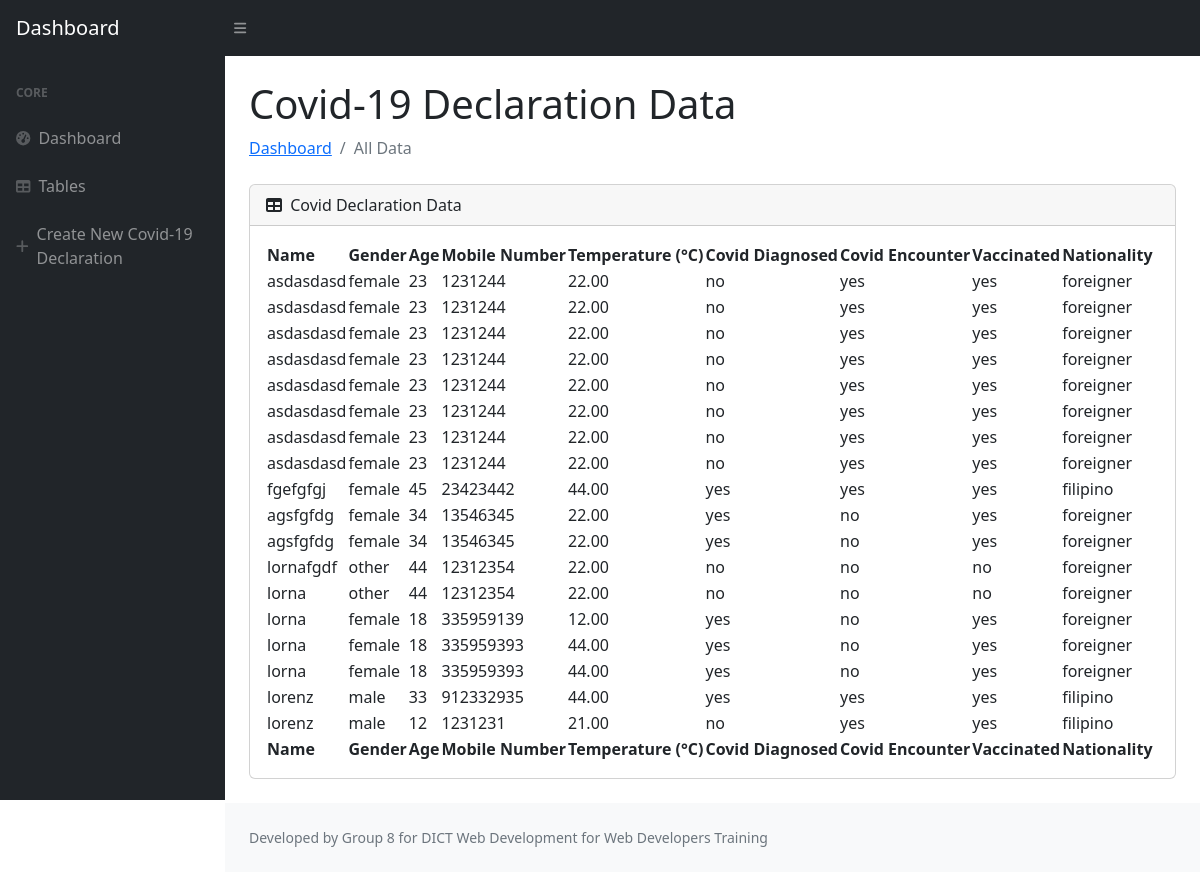
/tables.php, run on the app's committed database.
### tables this page shows
CREATE TABLE IF NOT EXISTS `declarations` (
  `id` int NOT NULL AUTO_INCREMENT,
  `full_name` varchar(255) NOT NULL,
  `gender` varchar(255) NOT NULL,
  `age` int NOT NULL DEFAULT '0',
  `mobile_num` int NOT NULL,
  `body_temp` decimal(5,2) NOT NULL,
  `covid_diagnosed` varchar(255) NOT NULL,
  `covid_encounter` varchar(255) NOT NULL,
  `vaccinated` varchar(50) NOT NULL,
  `nationality` varchar(50) NOT NULL,
  PRIMARY KEY (`id`)
);

### tables.php (the view, shortened to what this page needs)
<?php
$host = "sql105.infinityfree.com";
$username = "if0_35099791";
$password = "uq5qlxmijKbkzD";
$database = "if0_35099791_covid_declaration";
$conn = new mysqli($host, $username, $password, $database);
$sql = "SELECT * FROM declarations ORDER BY id DESC";
$result = $conn->query($sql);
?>
<!DOCTYPE html>
<html lang="en">
    <head>
        <link href="https://cdn.jsdelivr.net/npm/simple-datatables@7.1.2/dist/style.min.css" rel="stylesheet" />
        <link href="css/styles.css" rel="stylesheet" />
    </head>
    <body class="sb-nav-fixed">
        <nav class="sb-topnav navbar navbar-expand navbar-dark bg-dark">
            <a class="navbar-brand ps-3" href="index.php">Dashboard</a>
            <button class="btn btn-link btn-sm order-1 order-lg-0 me-4 me-lg-0" id="sidebarToggle" href="#!"><i class="fas fa-bars"></i></button>
        </nav>
        <div id="layoutSidenav">
            <div id="layoutSidenav_nav">
                <nav class="sb-sidenav accordion sb-sidenav-dark" id="sidenavAccordion">
                    <div class="sb-sidenav-menu">
                        <div class="nav">
                            <div class="sb-sidenav-menu-heading">Core</div>
                            <a class="nav-link" href="index.php">
                                <div class="sb-nav-link-icon"><i class="fas fa-tachometer-alt"></i></div>
                                Dashboard
                            </a>
                            <a class="nav-link" href="tables.php">
                                <div class="sb-nav-link-icon"><i class="fas fa-table"></i></div>
                                Tables
                            </a>
                            <a class="nav-link" href="entryform.php">
                                <div class="sb-nav-link-icon"><i class="fa-solid fa-plus"></i></i></div>
                                Create New Covid-19 Declaration
                            </a>
                        </div>
                    </div>
                </nav>
            </div>
            <div id="layoutSidenav_content">
                <main>
                    <div class="container-fluid px-4">
                        <h1 class="mt-4">Covid-19 Declaration Data</h1>
                        <ol class="breadcrumb mb-4">
                            <li class="breadcrumb-item"><a href="index.php">Dashboard</a></li>
                            <li class="breadcrumb-item active">All Data</li>
                        </ol>
                        <div class="card mb-4">
                            <div class="card-header">
                                <i class="fas fa-table me-1"></i>
                                Covid Declaration Data
                            </div>
                            <div class="card-body">
                                <table id="datatablesSimple">
                                    <thead>
                                        <tr>
                                            <th>Name</th>
											<th>Gender</th>
											<th>Age</th>
											<th>Mobile Number</th>
											<th>Temperature (°C)</th>
											<th>Covid Diagnosed</th>
											<th>Covid Encounter</th>
											<th>Vaccinated</th>
											<th>Nationality</th>
                                        </tr>
                                    </thead>
                                    <tfoot>
                                        <tr>
                                            <th>Name</th>
											<th>Gender</th>
											<th>Age</th>
											<th>Mobile Number</th>
											<th>Temperature (°C)</th>
											<th>Covid Diagnosed</th>
											<th>Covid Encounter</th>
											<th>Vaccinated</th>
											<th>Nationality</th>
                                        </tr>
                                    </tfoot>
                                    <tbody>
                                         <?php
										if ($result->num_rows > 0) {
											while ($row = $result->fetch_assoc()) {
												echo "<tr>";
												echo "<td>" . $row['full_name'] . "</td>";
												echo "<td>" . $row['gender'] . "</td>";
												echo "<td>" . $row['age'] . "</td>";
												echo "<td>" . $row['mobile_num'] . "</td>";
												echo "<td>" . $row['body_temp'] . "</td>";
												echo "<td>" . $row['covid_diagnosed'] . "</td>";
												echo "<td>" . $row['covid_encounter'] . "</td>";
												echo "<td>" . $row['vaccinated'] . "</td>";
												echo "<td>" . $row['nationality'] . "</td>";
												echo "</tr>";
											}
										} else {
											echo "<tr><td colspan='7'>No declarations found.</td></tr>";
										}
										?>
                                    </tbody>
                                </table>
                            </div>
                        </div>
                    </div>
                </main>
                <footer class="py-4 bg-light mt-auto">
                    <div class="container-fluid px-4">
                        <div class="d-flex align-items-center justify-content-between small">
                            <div class="text-muted">Developed by Group 8 for DICT Web Development for Web Developers Training</div>
                        </div>
                    </div>
                </footer>
            </div>
        </div>
    </body>
</html>

### data on the page
declarations: full_name "asdasdasd", gender "female", age "23", mobile_num "1231244", body_temp "22.00", covid_diagnosed "no", covid_encounter "yes", vaccinated "yes", nationality "foreigner"
declarations: full_name "asdasdasd", gender "female", age "23", mobile_num "1231244", body_temp "22.00", covid_diagnosed "no", covid_encounter "yes", vaccinated "yes", nationality "foreigner"
declarations: full_name "asdasdasd", gender "female", age "23", mobile_num "1231244", body_temp "22.00", covid_diagnosed "no", covid_encounter "yes", vaccinated "yes", nationality "foreigner"
declarations: full_name "asdasdasd", gender "female", age "23", mobile_num "1231244", body_temp "22.00", covid_diagnosed "no", covid_encounter "yes", vaccinated "yes", nationality "foreigner"
declarations: full_name "asdasdasd", gender "female", age "23", mobile_num "1231244", body_temp "22.00", covid_diagnosed "no", covid_encounter "yes", vaccinated "yes", nationality "foreigner"
declarations: full_name "asdasdasd", gender "female", age "23", mobile_num "1231244", body_temp "22.00", covid_diagnosed "no", covid_encounter "yes", vaccinated "yes", nationality "foreigner"
declarations: full_name "asdasdasd", gender "female", age "23", mobile_num "1231244", body_temp "22.00", covid_diagnosed "no", covid_encounter "yes", vaccinated "yes", nationality "foreigner"
declarations: full_name "asdasdasd", gender "female", age "23", mobile_num "1231244", body_temp "22.00", covid_diagnosed "no", covid_encounter "yes", vaccinated "yes", nationality "foreigner"
declarations: full_name "fgefgfgj", gender "female", age "45", mobile_num "23423442", body_temp "44.00", covid_diagnosed "yes", covid_encounter "yes", vaccinated "yes", nationality "filipino"
declarations: full_name "agsfgfdg", gender "female", age "34", mobile_num "13546345", body_temp "22.00", covid_diagnosed "yes", covid_encounter "no", vaccinated "yes", nationality "foreigner"
declarations: full_name "agsfgfdg", gender "female", age "34", mobile_num "13546345", body_temp "22.00", covid_diagnosed "yes", covid_encounter "no", vaccinated "yes", nationality "foreigner"
declarations: full_name "lornafgdf", gender "other", age "44", mobile_num "12312354", body_temp "22.00", covid_diagnosed "no", covid_encounter "no", vaccinated "no", nationality "foreigner"
declarations: full_name "lorna", gender "other", age "44", mobile_num "12312354", body_temp "22.00", covid_diagnosed "no", covid_encounter "no", vaccinated "no", nationality "foreigner"
declarations: full_name "lorna", gender "female", age "18", mobile_num "335959139", body_temp "12.00", covid_diagnosed "yes", covid_encounter "no", vaccinated "yes", nationality "foreigner"
declarations: full_name "lorna", gender "female", age "18", mobile_num "335959393", body_temp "44.00", covid_diagnosed "yes", covid_encounter "no", vaccinated "yes", nationality "foreigner"
declarations: full_name "lorna", gender "female", age "18", mobile_num "335959393", body_temp "44.00", covid_diagnosed "yes", covid_encounter "no", vaccinated "yes", nationality "foreigner"
declarations: full_name "lorenz", gender "male", age "33", mobile_num "912332935", body_temp "44.00", covid_diagnosed "yes", covid_encounter "yes", vaccinated "yes", nationality "filipino"
declarations: full_name "lorenz", gender "male", age "12", mobile_num "1231231", body_temp "21.00", covid_diagnosed "no", covid_encounter "yes", vaccinated "yes", nationality "filipino"
